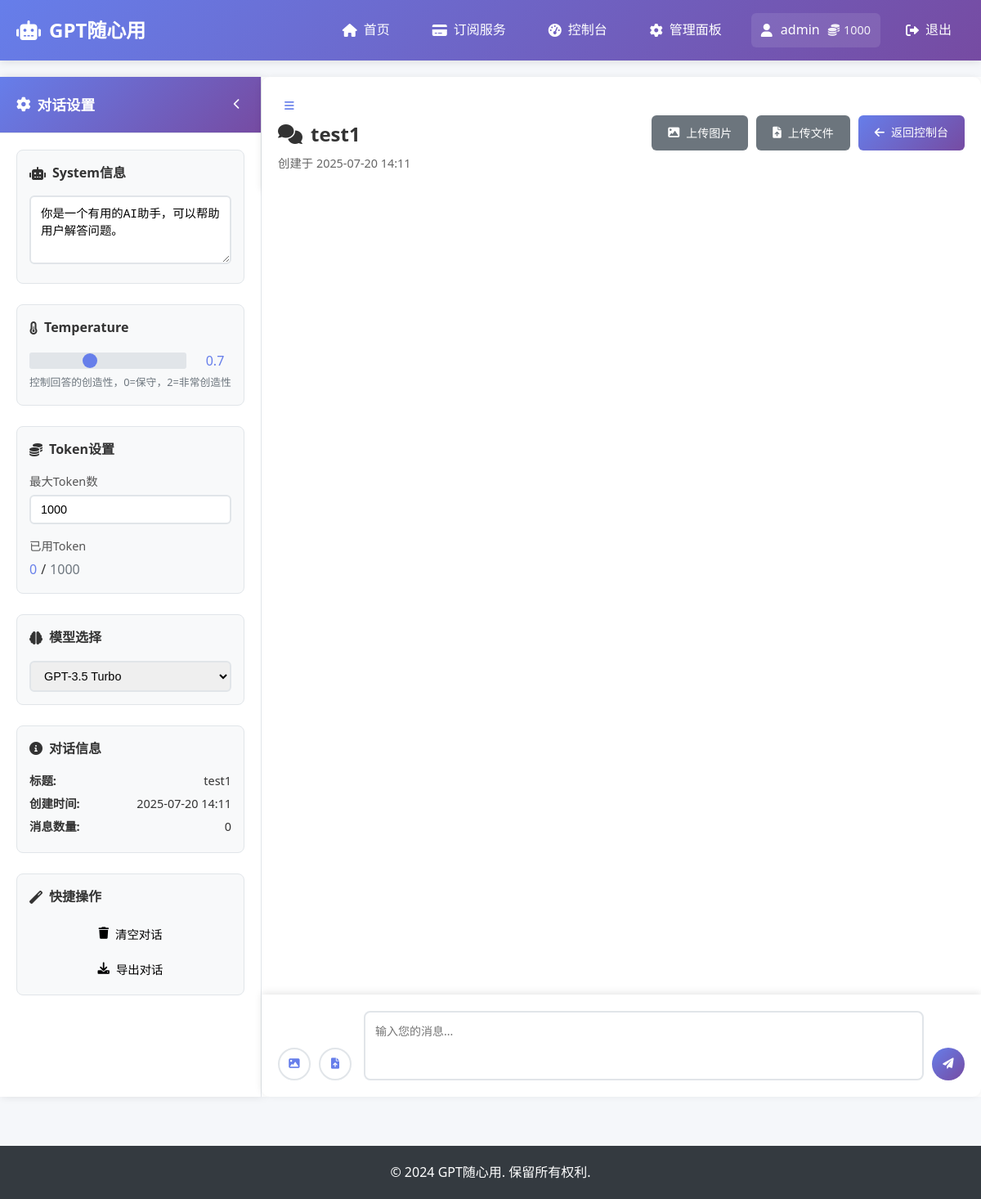
/chat/1 (signed in), run on the app's committed database.
### app.py (models this page shows)
class User(UserMixin, db.Model):
    id = db.Column(db.Integer, primary_key=True)
    username = db.Column(db.String(80), unique=True, nullable=False)
    email = db.Column(db.String(120), unique=True, nullable=False)
    password_hash = db.Column(db.String(120), nullable=False)
    is_admin = db.Column(db.Boolean, default=False)
    is_active = db.Column(db.Boolean, default=True)
    tokens = db.Column(db.Integer, default=100)
    total_tokens_used = db.Column(db.Integer, default=0)
    created_at = db.Column(db.DateTime, default=datetime.datetime.utcnow)
    last_login = db.Column(db.DateTime)
    login_count = db.Column(db.Integer, default=0)
    conversations = db.relationship('Conversation', backref='user', lazy=True, cascade='all, delete-orphan')
    uploaded_files = db.relationship('UploadedFile', backref='user', lazy=True, cascade='all, delete-orphan')
    batch_tasks = db.relationship('BatchTask', backref='user', lazy=True, cascade='all, delete-orphan')
    user_logs = db.relationship('UserLog', backref='user', lazy=True, cascade='all, delete-orphan')
    payment_records = db.relationship('PaymentRecord', backref='user', lazy=True, cascade='all, delete-orphan')

class Conversation(db.Model):
    id = db.Column(db.Integer, primary_key=True)
    user_id = db.Column(db.Integer, db.ForeignKey('user.id'), nullable=False)
    title = db.Column(db.String(200), nullable=False)
    description = db.Column(db.Text)
    total_messages = db.Column(db.Integer, default=0)
    total_tokens_used = db.Column(db.Integer, default=0)
    is_active = db.Column(db.Boolean, default=True)
    created_at = db.Column(db.DateTime, default=datetime.datetime.utcnow)
    updated_at = db.Column(db.DateTime, default=datetime.datetime.utcnow)
    last_message_at = db.Column(db.DateTime)
    messages = db.relationship('Message', backref='conversation', lazy=True, cascade='all, delete-orphan')

### app.py (the view)
@app.route('/chat/<int:conversation_id>')
@login_required
def chat(conversation_id):
    conversation = Conversation.query.get_or_404(conversation_id)
    if conversation.user_id != current_user.id:
        return redirect(url_for('dashboard'))
    messages = Message.query.filter_by(conversation_id=conversation_id).order_by(Message.timestamp).all()
    return render_template('chat.html', conversation=conversation, messages=messages)

### app.py (called while the page is built)
@login_manager.user_loader
def load_user(user_id):
    return User.query.get(int(user_id))

### templates/chat.html (shortened to what this page needs)
{% extends "base.html" %}
{% block content %}
<div class="chat-layout">
    <div class="chat-sidebar" id="chatSidebar">
        <div class="sidebar-header">
            <h3><i class="fas fa-cog"></i> 对话设置</h3>
            <button id="toggleSidebar" class="sidebar-toggle">
                <i class="fas fa-chevron-left"></i>
            </button>
        </div>
        <div class="sidebar-content">
            <div class="setting-group">
                <h4><i class="fas fa-robot"></i> System信息</h4>
                <div class="form-group">
                    <textarea id="systemMessage" placeholder="设置AI的系统角色信息..." rows="4">你是一个有用的AI助手，可以帮助用户解答问题。</textarea>
                </div>
            </div>
            <div class="setting-group">
                <h4><i class="fas fa-thermometer-half"></i> Temperature</h4>
                <div class="form-group">
                    <div class="slider-container">
                        <input type="range" id="temperatureSlider" min="0" max="2" step="0.1" value="0.7">
                        <div class="slider-value">
                            <span id="temperatureValue">0.7</span>
                        </div>
                    </div>
                    <small class="form-text">控制回答的创造性，0=保守，2=非常创造性</small>
                </div>
            </div>
            <div class="setting-group">
                <h4><i class="fas fa-coins"></i> Token设置</h4>
                <div class="form-group">
                    <label for="maxTokens">最大Token数</label>
                    <input type="number" id="maxTokens" value="1000" min="100" max="4000">
                </div>
                <div class="form-group">
                    <label for="tokenUsage">已用Token</label>
                    <div class="token-usage">
                        <span id="usedTokens">0</span> / <span id="availableTokens">{{ current_user.tokens }}</span>
                    </div>
                </div>
            </div>
            <div class="setting-group">
                <h4><i class="fas fa-brain"></i> 模型选择</h4>
                <div class="form-group">
                    <select id="modelSelect">
                        <option value="gpt-3.5-turbo">GPT-3.5 Turbo</option>
                    </select>
                </div>
            </div>
            <div class="setting-group">
                <h4><i class="fas fa-info-circle"></i> 对话信息</h4>
                <div class="conversation-info">
                    <p><strong>标题:</strong> {{ conversation.title }}</p>
                    <p><strong>创建时间:</strong> {{ conversation.created_at.strftime('%Y-%m-%d %H:%M') }}</p>
                    <p><strong>消息数量:</strong> <span id="messageCount">{{ messages|length }}</span></p>
                </div>
            </div>
            <div class="setting-group">
                <h4><i class="fas fa-magic"></i> 快捷操作</h4>
                <div class="quick-actions">
                    <button id="clearChat" class="btn btn-sm btn-warning">
                        <i class="fas fa-trash"></i> 清空对话
                    </button>
                    <button id="exportChat" class="btn btn-sm btn-info">
                        <i class="fas fa-download"></i> 导出对话
                    </button>
                </div>
            </div>
        </div>
    </div>
    <div class="chat-main">
        <div class="chat-header">
            <div class="chat-title">
                <button id="sidebarToggleBtn" class="sidebar-toggle-btn">
                    <i class="fas fa-bars"></i>
                </button>
                <h1><i class="fas fa-comments"></i> {{ conversation.title }}</h1>
                <p class="chat-meta">
                    创建于 {{ conversation.created_at.strftime('%Y-%m-%d %H:%M') }}
                </p>
            </div>
            <div class="chat-actions">
                <button id="uploadImageBtn" class="btn btn-secondary">
                    <i class="fas fa-image"></i> 上传图片
                </button>
                <button id="uploadFileBtn" class="btn btn-secondary">
                    <i class="fas fa-file-upload"></i> 上传文件
                </button>
                <a href="{{ url_for('dashboard') }}" class="btn btn-primary">
                    <i class="fas fa-arrow-left"></i> 返回控制台
                </a>
            </div>
        </div>
        <div class="chat-messages" id="chatMessages">
        </div>
        <div class="chat-input-container">
            <div class="chat-input-wrapper">
                <div class="input-actions">
                    <button id="imageInputBtn" class="input-action-btn" title="上传图片">
                        <i class="fas fa-image"></i>
                    </button>
                    <button id="fileInputBtn" class="input-action-btn" title="上传文件">
                        <i class="fas fa-file-upload"></i>
                    </button>
                </div>
                <div class="input-container">
                    <textarea id="messageInput" placeholder="输入您的消息..." rows="3"></textarea>
                    <button id="sendMessageBtn" class="send-btn">
                        <i class="fas fa-paper-plane"></i>
                    </button>
                </div>
            </div>
        </div>
    </div>
</div>
{% endblock %}

### templates/base.html (shortened to what this page needs)
<!DOCTYPE html>
<html lang="zh-CN">
<head>
    <link rel="stylesheet" href="{{ url_for('static', filename='css/style.css') }}">
    <link rel="stylesheet" href="https://cdnjs.cloudflare.com/ajax/libs/font-awesome/6.0.0/css/all.min.css">
</head>
<body>
    <nav class="navbar">
        <div class="nav-container">
            <div class="nav-logo">
                <a href="{{ url_for('index') }}">
                    <i class="fas fa-robot"></i>
                    GPT随心用
                </a>
            </div>
            <div class="nav-menu">
                <a href="{{ url_for('index') }}" class="nav-link">
                    <i class="fas fa-home"></i>
                    首页
                </a>
                <a href="{{ url_for('subscribe') }}" class="nav-link">
                    <i class="fas fa-credit-card"></i>
                    订阅服务
                </a>
                {% if current_user.is_authenticated %}
                    <a href="{{ url_for('dashboard') }}" class="nav-link">
                        <i class="fas fa-tachometer-alt"></i>
                        控制台
                    </a>
                    {% if current_user.is_admin %}
                        <a href="{{ url_for('admin_panel') }}" class="nav-link">
                            <i class="fas fa-cog"></i>
                            管理面板
                        </a>
                    {% endif %}
                    <div class="nav-user">
                        <div class="user-info">
                            <i class="fas fa-user"></i>
                            <span>{{ current_user.username }}</span>
                            <div class="token-count">
                                <i class="fas fa-coins"></i>
                                <span>{{ current_user.tokens }}</span>
                            </div>
                        </div>
                        <a href="{{ url_for('logout') }}" class="nav-link">
                            <i class="fas fa-sign-out-alt"></i>
                            退出
                        </a>
                    </div>
                {% endif %}
            </div>
        </div>
    </nav>
    <main class="main-content">
        {% block content %}{% endblock %}
    </main>
    <footer class="footer">
        <div class="container">
            <p>&copy; 2024 GPT随心用. 保留所有权利.</p>
        </div>
    </footer>
</body>
</html>

### data on the page
User: username "admin", tokens "1000"
Conversation: title "test1", created_at "2025-07-20 14:11"

### other printed values
{{ messages|length }} "0"
